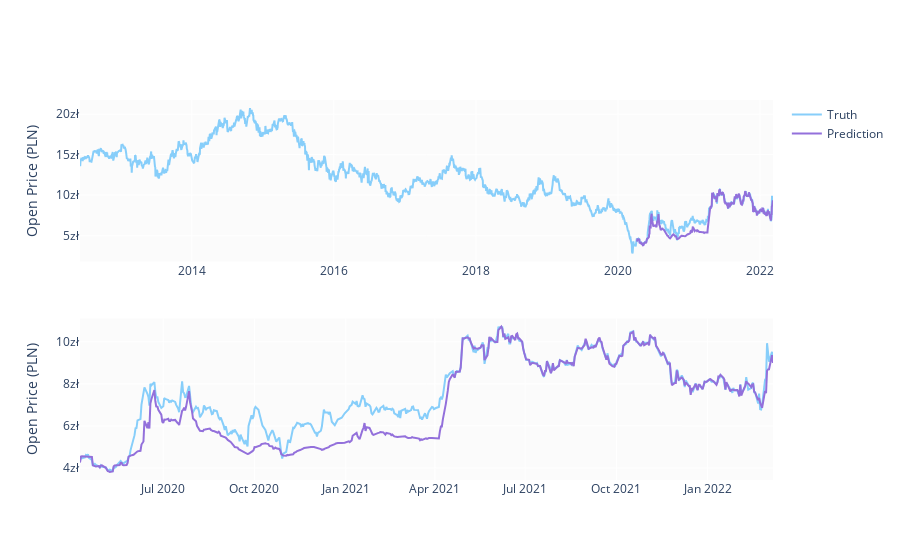

The notebook cell this image was saved under:
### Code cell
predicted_prices = df.loc[test_split_idx+1:].copy()
predicted_prices['Otwarcie'] = y_pred

fig = make_subplots(rows=2, cols=1)
fig.add_trace(go.Scatter(x=df.Data, y=df.Otwarcie,
                        name='Truth',
                        marker_color='LightSkyBlue'), row=1, col=1)

fig.add_trace(go.Scatter(x=predicted_prices.Data,
                        y=predicted_prices.Otwarcie,
                        name='Prediction',
                        marker_color='MediumPurple'), row=1, col=1)

fig.add_trace(go.Scatter(x=predicted_prices.Data,
                        y=y_test,
                        name='Truth',
                        marker_color='LightSkyBlue',
                        showlegend=False), row=2, col=1)

fig.add_trace(go.Scatter(x=predicted_prices.Data,
                        y=y_pred,
                        name='Prediction',
                        marker_color='MediumPurple',
                        showlegend=False), row=2, col=1)

fig.update_yaxes(ticksuffix="zł", title_text='Open Price (PLN)')

fig.show()

### Figure 1 — Plotly figure (JSON) as saved in the notebook; plotly's stock layout.template omitted (floating-point values rounded to 4 significant figures; data arrays with more than 128 entries replaced by an {"elided": "..."} marker saying what was removed)
{"data": [{"marker": {"color": "LightSkyBlue"}, "name": "Truth", "type": "scatter", "x": {"elided": "2445 str values"}, "xaxis": "x", "y": {"elided": "2445 float values"}, "yaxis": "y"}, {"marker": {"color": "MediumPurple"}, "name": "Prediction", "type": "scatter", "x": {"elided": "488 str values"}, "xaxis": "x", "y": {"elided": "488 float values"}, "yaxis": "y"}, {"marker": {"color": "LightSkyBlue"}, "name": "Truth", "showlegend": false, "type": "scatter", "x": {"elided": "488 str values"}, "xaxis": "x2", "y": {"elided": "488 float values"}, "yaxis": "y2"}, {"marker": {"color": "MediumPurple"}, "name": "Prediction", "showlegend": false, "type": "scatter", "x": {"elided": "488 str values"}, "xaxis": "x2", "y": {"elided": "488 float values"}, "yaxis": "y2"}], "layout": {"xaxis": {"anchor": "y", "domain": [0, 1]}, "xaxis2": {"anchor": "y2", "domain": [0, 1]}, "yaxis": {"anchor": "x", "domain": [0.575, 1], "ticksuffix": "zł", "title": {"text": "Open Price (PLN)"}}, "yaxis2": {"anchor": "x2", "domain": [0, 0.425], "ticksuffix": "zł", "title": {"text": "Open Price (PLN)"}}}}
